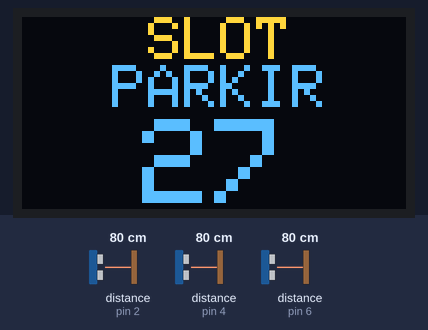
Simulated run of this sketch. Board: Arduino Nano, built with avr-gcc and run on an emulated ATmega328P. Parts: 128×64 one-colour display. Wiring (from diagram.json): 3 × ultrasonic range finder: trigger pin 5, echo pin 4 / trigger pin 7, echo pin 6 / trigger pin 3, echo pin 2. Inputs (shaded band) come from the test bench; at power-on: distance to the obstacle (sensors on pin 2, pin 4, pin 6) 80 cm. The echo pulse lasts 58.3 µs per cm; the OLED is the two-colour kind (top 16 rows yellow); what the sketch prints to the serial monitor is not drawn.

Above: at 1.8 s.
1.9 s: distance to the obstacle (sensor on pin 2) set to 96 cm
3.4 s: distance to the obstacle (sensor on pin 2) set to 105 cm
At 4.6 s:
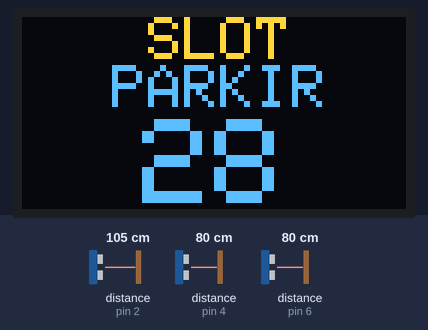
5.7 s: distance to the obstacle (sensor on pin 4) set to 120 cm
At 7.3 s:
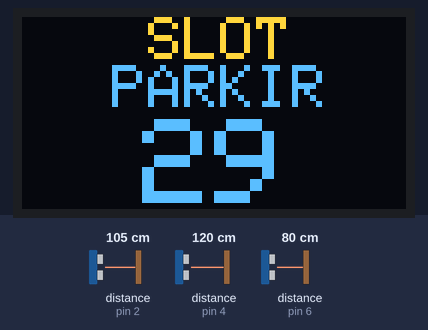
7.8 s: distance to the obstacle (sensor on pin 6) set to 250 cm
At 9.1 s:
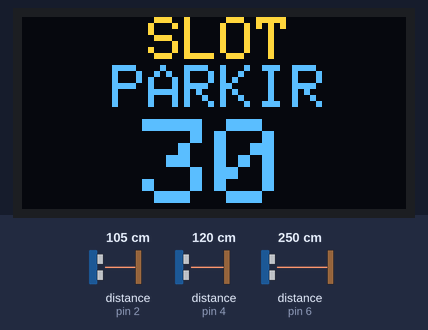
Timing chart, 0 to 10.8 s (numbered marks = the images above; inputs shaded):
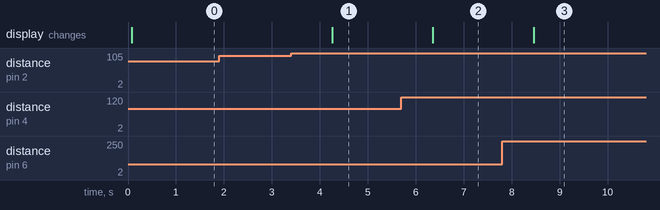

Measured:
- the behaviour switches between 100 and 101 cm on distance to the obstacle (sensor on pin 2) (found by bisection; images 0 and 1)
- after the input at 1.9 s, every drawn part: stays the same
- after the input at 3.4 s, the display: changes after 0.86 s (image 1)
- after the input at 5.7 s, the display: changes after 0.65 s (image 2)
- after the input at 7.8 s, the display: changes after 0.66 s (image 3)

The sketch:

sketch.ino
```cpp
#include <Wire.h>
#include <Adafruit_GFX.h>
#include <Adafruit_SSD1306.h>
Adafruit_SSD1306 display(128, 64, &Wire, -1);
const int trigPin[3] = {7, 5, 3};
const int echoPin[3] = {6, 4, 2};
int slot;
float duration1, duration2, duration3;
float distance1, distance2, distance3;

void staticText() {
  display.setTextSize(2);
  display.setCursor(42, 0);
  display.println("SLOT");
  display.setCursor(30, 16);
  display.println("PARKIR");
}
void dynamicText() {
  display.setTextSize(4);
  display.setCursor(40, 34);
  display.println(slot);
}
void sensor1(){
  digitalWrite(trigPin[0], LOW);
  delayMicroseconds(2);
  digitalWrite(trigPin[0], HIGH);
  delayMicroseconds(10);
  digitalWrite(trigPin[0], LOW);
  duration1 = pulseIn(echoPin[0], HIGH);
  distance1 = (duration1*.0343)/2;
}
void sensor2(){
  digitalWrite(trigPin[1], LOW);
  delayMicroseconds(2);
  digitalWrite(trigPin[1], HIGH);
  delayMicroseconds(10);
  digitalWrite(trigPin[1], LOW);
  duration2 = pulseIn(echoPin[1], HIGH);
  distance2 = (duration2*.0343)/2;
}
void sensor3(){
  digitalWrite(trigPin[2], LOW);
  delayMicroseconds(2);
  digitalWrite(trigPin[2], HIGH);
  delayMicroseconds(10);
  digitalWrite(trigPin[2], LOW);
  duration3 = pulseIn(echoPin[2], HIGH);
  distance3 = (duration3*.0343)/2;
}

void setup() {
  Serial.begin(9600);
  display.begin(SSD1306_SWITCHCAPVCC, 0x3C);
  for(int i=0; i<3; i++) {
    pinMode(trigPin[i], OUTPUT);
	  pinMode(echoPin[i], INPUT);
  }
}

void loop() {
  sensor1();
  sensor2();
  sensor3();
  Serial.println(distance1);
  Serial.println(distance2);
  Serial.println(distance3);

  slot = 30;
  if(distance1 < 100) {
    slot = slot-1;
    if(distance2 < 100) {
      slot = slot-1;
      if(distance3 < 100) {
        slot = slot-1;
      }
    } else if(distance3 < 100) {
      slot = slot-1;
    }
  } else if(distance2 < 100) {
    slot = slot-1;
    if(distance3 < 100) {
      slot = slot-1;
    }
  } else if(distance3 < 100) {
    slot = slot-1;
  }

  display.clearDisplay();
  display.setTextColor(WHITE);
  staticText();
  dynamicText();
  display.display();

  delay(1000);
}
```
